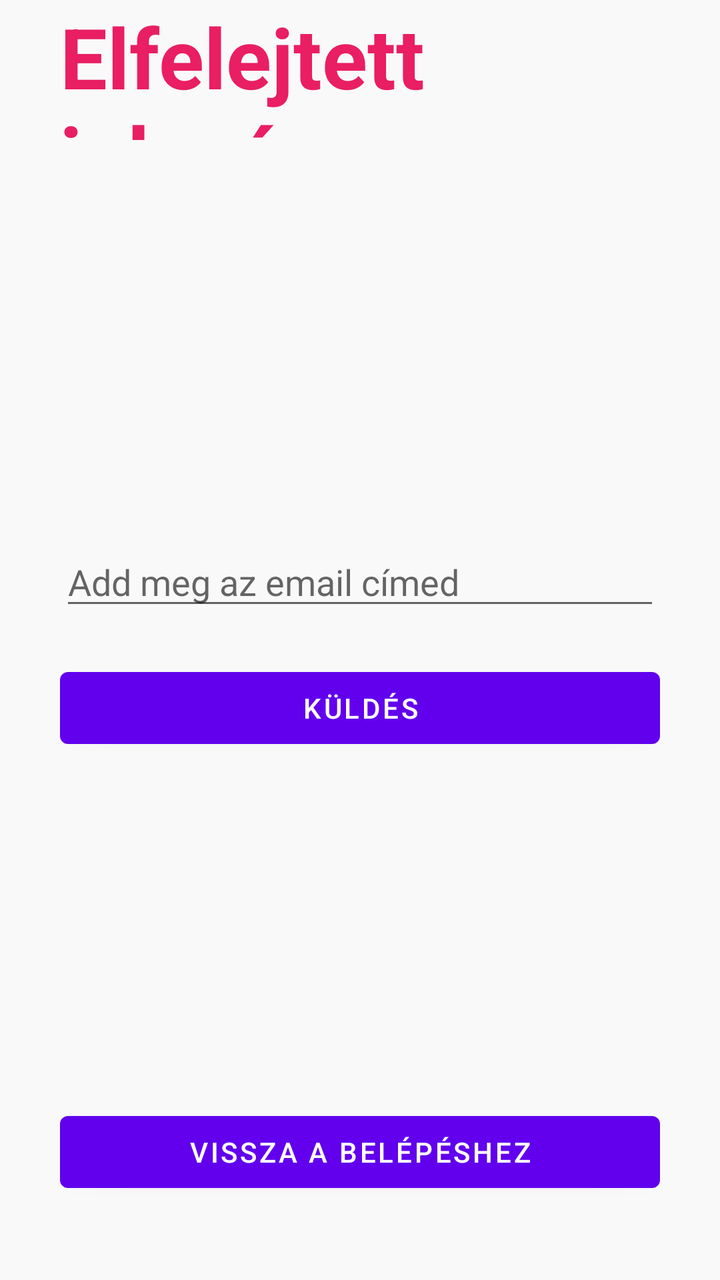
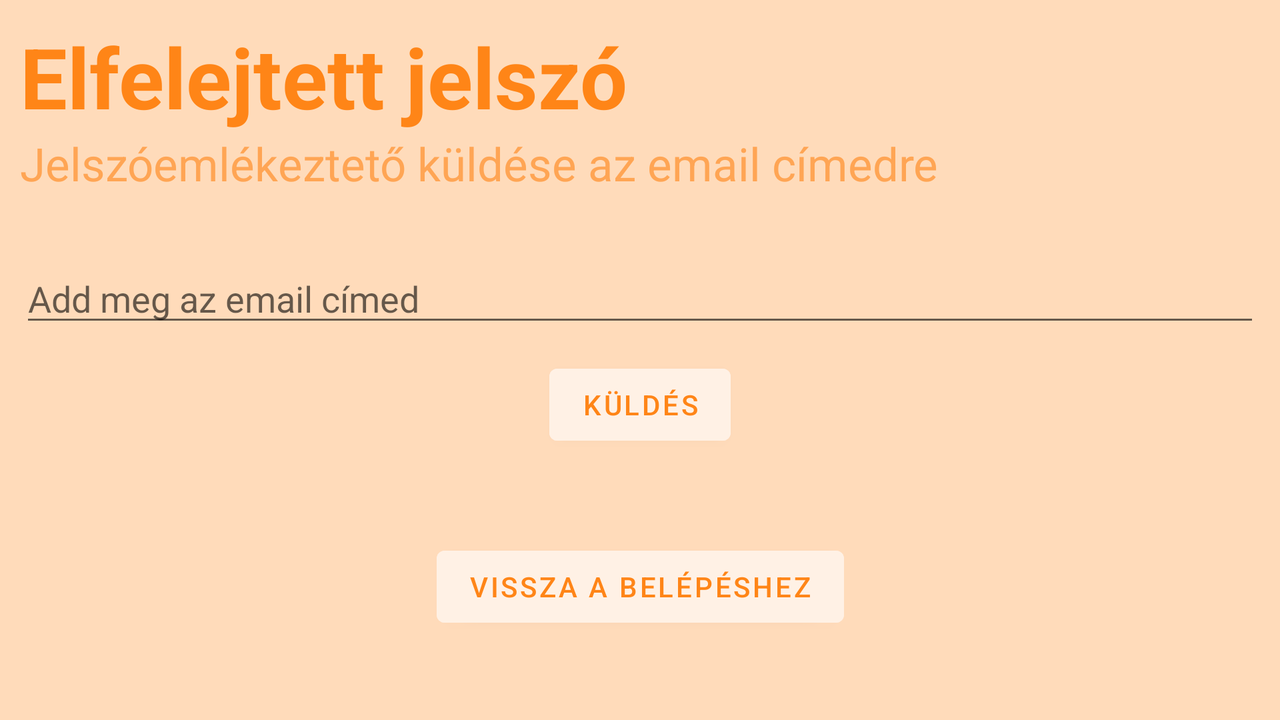

Compare how this app lays out the same screen by default and in its alternative resource folder. The renders come first, then the two layout files and the values they reference.
<!-- AndroidManifest.xml: application theme Theme.Jegyzetek -->
<!-- res/layout/activity_forgot_password.xml -->
<?xml version="1.0" encoding="utf-8"?>
<RelativeLayout xmlns:android="http://schemas.android.com/apk/res/android"
    xmlns:app="http://schemas.android.com/apk/res-auto"
    xmlns:tools="http://schemas.android.com/tools"
    android:layout_width="match_parent"
    android:layout_height="match_parent"
    android:background="#f9f9f9"
    tools:context=".ForgotPasswordActivity">


    <RelativeLayout
        android:layout_width="match_parent"
        android:layout_height="wrap_content"
        android:id="@+id/centerlineForgotPw"
        android:layout_centerInParent="true">
    </RelativeLayout>

    <LinearLayout
        android:layout_width="match_parent"
        android:layout_height="wrap_content"
        android:layout_marginLeft="30dp"
        android:layout_marginRight="30dp"
        android:layout_above="@id/centerlineForgotPw"
        android:layout_marginBottom="250dp"
        android:orientation="vertical">

        <TextView
            android:layout_width="match_parent"
            android:layout_height="wrap_content"
            android:text="@string/forgotPwText"
            android:textSize="42sp"
            android:textColor="#E91E63"
            android:textStyle="bold">
        </TextView>

        <TextView
            android:layout_width="match_parent"
            android:layout_height="wrap_content"
            android:text="@string/giveEmailText"
            android:textSize="23sp"
            android:textColor="#F44336">
        </TextView>
    </LinearLayout>

    <RelativeLayout
        android:layout_width="match_parent"
        android:layout_height="wrap_content"
        android:layout_above="@id/centerlineForgotPw"
        android:layout_marginBottom="10dp"
        android:id="@+id/emailLForgotTextInputLayout"
        android:layout_marginRight="30dp"
        android:layout_marginLeft="30dp">

        <EditText
            android:id="@+id/emailForgotEditText"
            android:layout_width="match_parent"
            android:layout_height="wrap_content"
            android:hint="@string/emailHint"
            android:inputType="textEmailAddress" />

    </RelativeLayout>

    <Button
        android:id="@+id/recoverPwButton"
        android:layout_width="match_parent"
        android:layout_height="wrap_content"
        android:layout_below="@id/centerlineForgotPw"
        android:layout_marginLeft="30dp"
        android:layout_marginTop="10dp"
        android:layout_marginRight="30dp"
        android:text="@string/kuldesText" />


    <Button
        android:id="@+id/backToLoginButton2"
        android:layout_width="match_parent"
        android:layout_height="wrap_content"
        android:layout_alignParentBottom="true"
        android:layout_marginLeft="30dp"
        android:layout_marginTop="30dp"
        android:layout_marginRight="30dp"
        android:layout_marginBottom="40dp"
        android:text="@string/backToLoginText" />


</RelativeLayout>
<!-- resources referenced by this layout -->
<resources>
  <string name="backToLoginText">Vissza a belépéshez</string>
  <string name="emailHint">Add meg az email címed</string>
  <string name="forgotPwText">Elfelejtett jelszó</string>
  <string name="giveEmailText">Add meg az email címed</string>
  <string name="kuldesText">Küldés</string>
  <style name="Theme.Jegyzetek" parent="Theme.MaterialComponents.DayNight.DarkActionBar">
          
          <item name="colorPrimary">@color/purple_500</item>
          <item name="colorPrimaryVariant">@color/purple_700</item>
          <item name="colorOnPrimary">@color/white</item>
          
          <item name="colorSecondary">@color/teal_200</item>
          <item name="colorSecondaryVariant">@color/teal_700</item>
          <item name="colorOnSecondary">@color/black</item>
          
          <item name="android:statusBarColor" tools:targetApi="l">?attr/colorPrimaryVariant</item>
          
      </style>
  <color name="purple_500">#FF6200EE</color>
  <color name="purple_700">#FF3700B3</color>
  <color name="white">#FFFFFFFF</color>
  <color name="teal_200">#FF03DAC5</color>
  <color name="teal_700">#FF018786</color>
  <color name="black">#FF000000</color>
</resources>
<!-- res/layout-land/activity_forgot_password.xml (the repository's variant of the layout above) -->
<!-- drawn on the phone turned sideways -->
<?xml version="1.0" encoding="utf-8"?>
<androidx.constraintlayout.widget.ConstraintLayout xmlns:android="http://schemas.android.com/apk/res/android"
    xmlns:app="http://schemas.android.com/apk/res-auto"
    xmlns:tools="http://schemas.android.com/tools"
    android:layout_width="match_parent"
    android:layout_height="match_parent"
    android:background="#f9f9f9"
    android:backgroundTint="@color/background"
    tools:context=".ForgotPasswordActivity">


    <Button
        android:id="@+id/recoverPwButton"
        android:layout_width="wrap_content"
        android:layout_height="wrap_content"
        android:layout_marginTop="10dp"
        android:backgroundTint="@color/floating_button"
        android:text="@string/kuldesText"
        android:textColor="@color/note_popup"
        app:layout_constraintEnd_toEndOf="parent"
        app:layout_constraintStart_toStartOf="parent"
        app:layout_constraintTop_toBottomOf="@+id/emailForgotEditText" />

    <Button
        android:id="@+id/backToLoginButton2"
        android:layout_width="wrap_content"
        android:layout_height="wrap_content"
        android:backgroundTint="@color/floating_button"
        android:text="@string/backToLoginText"
        android:textColor="@color/note_popup"
        app:layout_constraintBottom_toBottomOf="parent"
        app:layout_constraintEnd_toEndOf="parent"
        app:layout_constraintStart_toStartOf="parent"
        app:layout_constraintTop_toBottomOf="@+id/recoverPwButton" />

    <TextView
        android:id="@+id/textView3"
        android:layout_width="match_parent"
        android:layout_height="wrap_content"
        android:layout_marginStart="10dp"
        android:layout_marginEnd="10dp"
        android:text="@string/pwReminderText"
        android:textColor="@color/note_title"
        android:textSize="23sp"
        app:layout_constraintEnd_toEndOf="parent"
        app:layout_constraintStart_toStartOf="parent"
        app:layout_constraintTop_toBottomOf="@+id/textView2" />

    <EditText
        android:id="@+id/emailForgotEditText"
        android:layout_width="match_parent"
        android:layout_height="wrap_content"
        android:layout_marginStart="10dp"
        android:layout_marginTop="30dp"
        android:layout_marginEnd="10dp"
        android:hint="@string/emailHint"
        android:inputType="textEmailAddress"
        app:layout_constraintEnd_toEndOf="parent"
        app:layout_constraintStart_toStartOf="parent"
        app:layout_constraintTop_toBottomOf="@+id/textView3" />

    <TextView
        android:id="@+id/textView2"
        android:layout_width="match_parent"
        android:layout_height="wrap_content"
        android:layout_marginStart="10dp"
        android:layout_marginTop="10dp"
        android:layout_marginEnd="10dp"
        android:text="@string/forgotPwText"
        android:textColor="@color/note_popup"
        android:textSize="42sp"
        android:textStyle="bold"
        app:layout_constraintEnd_toEndOf="parent"
        app:layout_constraintStart_toStartOf="parent"
        app:layout_constraintTop_toTopOf="parent" />


</androidx.constraintlayout.widget.ConstraintLayout>
<!-- resources referenced by the variant -->
<!-- as the phone turned sideways resolves them -->
<resources>
  <color name="background">#ffdbba</color>
  <color name="floating_button">#fff1e5</color>
  <color name="note_popup">#ff8517</color>
  <color name="note_title">#ffa554</color>
  <string name="backToLoginText">Vissza a belépéshez</string>
  <string name="emailHint">Add meg az email címed</string>
  <string name="forgotPwText">Elfelejtett jelszó</string>
  <string name="kuldesText">Küldés</string>
  <string name="pwReminderText">Jelszóemlékeztető küldése az email címedre</string>
  <style name="Theme.Jegyzetek" parent="Theme.MaterialComponents.DayNight.DarkActionBar">
          
          <item name="colorPrimary">@color/purple_500</item>
          <item name="colorPrimaryVariant">@color/purple_700</item>
          <item name="colorOnPrimary">@color/white</item>
          
          <item name="colorSecondary">@color/teal_200</item>
          <item name="colorSecondaryVariant">@color/teal_700</item>
          <item name="colorOnSecondary">@color/black</item>
          
          <item name="android:statusBarColor" tools:targetApi="l">?attr/colorPrimaryVariant</item>
          
      </style>
  <color name="purple_500">#FF6200EE</color>
  <color name="purple_700">#FF3700B3</color>
  <color name="white">#FFFFFFFF</color>
  <color name="teal_200">#FF03DAC5</color>
  <color name="teal_700">#FF018786</color>
  <color name="black">#FF000000</color>
</resources>
